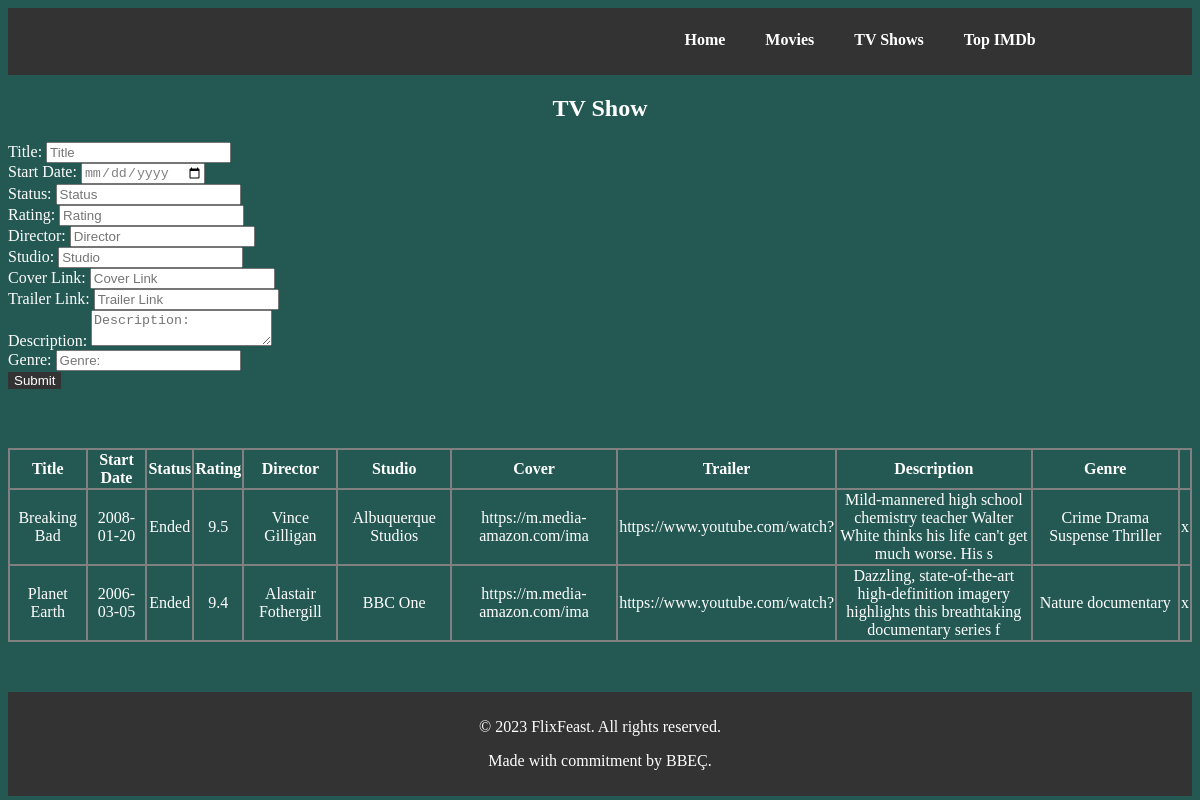
The app's page /addShow.php with its own data.
### tables this page shows
CREATE TABLE `tvshows` (
  `ID` int(11) NOT NULL,
  `Title` varchar(50) DEFAULT NULL,
  `StartDate` date DEFAULT NULL,
  `Status` varchar(15) DEFAULT NULL,
  `Rating` double DEFAULT NULL,
  `Director` varchar(40) DEFAULT NULL,
  `Studio` varchar(40) DEFAULT NULL,
  `Cover` varchar(300) DEFAULT NULL,
  `Trailer` varchar(300) DEFAULT NULL,
  `Description` varchar(1000) DEFAULT NULL,
  `Genre` varchar(300) DEFAULT NULL,
  `Type` varchar(300) NOT NULL DEFAULT 'tvshow'
);

### addShow.php (the view, shortened to what this page needs)
<!DOCTYPE html>
<html lang="en">
<head>
</head>
<body style="background-color: #245953;">
	<header>
		<nav>
			<ul class="nav-links">
				<li><a href="home.php">Home</a></li>
				<li><a href="movies.php">Movies</a></li>
				<li><a href="shows.php">TV Shows</a></li>
				<li><a href="imdb.php">Top IMDb</a></li>
			</ul>
		</nav>
	</header>
	<div class="container">
		<div class="row justify-content-center mt-5">
			<div class="col-md-6">
				<form id="show-add" method="post">
                    <h2>TV Show</h2>
					<label for="title">Title:</label>
                    <input class="form-control" type="text" id="title" placeholder="Title" name="title"><br>
                    <label for="startdate">Start Date:</label>
                    <input class="form-control" type="date" id="startdate" placeholder="Start Date" name="startdate"><br>
                    <label for="status">Status:</label>
                    <input class="form-control" type="text" id="status" placeholder="Status" name="status"><br>
                    <label for="rating">Rating:</label>
                    <input class="form-control" type="text" id="rating" placeholder="Rating" name="rating"><br>
                    <label for="director">Director:</label>
                    <input class="form-control" type="text" id="director" placeholder="Director" name="director"><br>
                    <label for="studio">Studio:</label>
                    <input class="form-control" type="text" id="studio" placeholder="Studio" name="studio"><br>
                    <label for="cover">Cover Link:</label>
                    <input class="form-control" type="text" id="cover" placeholder="Cover Link" name="cover"><br>
                    <label for="trailer">Trailer Link:</label>
                    <input class="form-control" type="text" id="trailer" placeholder="Trailer Link" name="trailer"><br>
					<label for="description">Description:</label>
                    <textarea class="form-control" id="description" placeholder="Description:" name="description" style="color:black;" maxlength="1000"></textarea><br>
					<label for="genre">Genre:</label>
                    <input class="form-control" type="text" id="genre" placeholder="Genre:" name="genre"><br>
                    <input class="form-control submit" type="submit" value="Submit" name="show_submit">
				</form>
			</div>
		</div>
	</div>
    <?php
        $db_host = 'localhost';
        $db_user = 'root';
        $db_pass = 'root';
        $db_name = 'moviedb';
        $conn = mysqli_connect($db_host, $db_user, $db_pass, $db_name,3307);
        echo '<table>
				<tr>
					<th>Title</th>
					<th>Start Date</th>
                    <th>Status</th>
					<th>Rating</th>
					<th>Director</th>
					<th>Studio</th>
                    <th>Cover</th>
					<th>Trailer</th>
					<th>Description</th>
					<th>Genre</th>
					<th> </th>
				</tr>';
		$sql = "SELECT * FROM `tvshows`";
		$result = mysqli_query( $conn, $sql);
				while( $row = mysqli_fetch_array($result) ){
					echo '
				  			<tr>
								<td><a href= "editDetails.php?detailsID='.$row['ID'].'&type=Show&mode=info">'.$row['Title'].'</a></td>
								<td>'.$row['StartDate'].'</td>
                                <td>'.$row['Status'].'</td>
								<td>'.$row['Rating'].'</td>
								<td>'.$row['Director'].'</td>
								<td>'.$row['Studio'].'</td>
                                <td>'.substr($row['Cover'],0,30).'</td>
								<td>'.substr($row['Trailer'],0,30).'</td>
								<td>'.substr($row['Description'],0,100).'</td>
								<td>'.$row['Genre'].'</td>
								<td><a href="addShow.php?removeID='.$row['ID'].'&mode=remove">x</a></td>
				  			</tr>
						';
				}
		echo '</table>';
        ?>
    <footer>
		<p>&copy; 2023 FlixFeast. All rights reserved.</p>
		<p>Made with commitment by BBEÇ.</p>
	</footer>
</body>
</html>

### addShow.php (style rules this page uses)
footer { background-color: #333; color: #fff; padding: 10px; margin-top: 50px; text-align: center; }
.nav-links { display: flex; list-style: none; }
ul { margin-top: 13px; }
.nav-links li { margin-right: 20px; }
.nav-links a, a { color: #fff; text-decoration: none; }
ul li a { padding: 8px 10px; border-radius: 5px; font-weight: 700; }
* { color: white; }
input { color: grey; }
header { background-color: #333; color: #fff; padding: 10px; }
nav { display: flex; justify-content: space-between; align-items: center; margin: 0 10%; }
.submit { color: white; background-color: #333; border: none; }
h2 { display: flex; justify-content: center; }
td { word-wrap: break-word; max-width: 300px; color:; text-align: center; }
table, th, td { border: 2px solid grey; border-collapse: collapse; }
table { margin-top: 5%; }

### records on screen
tvshows: Title "Breaking Bad", StartDate "2008-01-20", Status "Ended", Rating "9.5", Director "Vince Gilligan", Studio "Albuquerque Studios", Cover "https://m.media-amazon.com/ima", Trailer "https://www.youtube.com/watch?", Description "Mild-mannered high school chemistry teacher Walter White thinks his life can't get much worse. His s", Genre "Crime Drama Suspense Thriller"
tvshows: Title "Planet Earth", StartDate "2006-03-05", Status "Ended", Rating "9.4", Director "Alastair Fothergill", Studio "BBC One", Cover "https://m.media-amazon.com/ima", Trailer "https://www.youtube.com/watch?", Description "Dazzling, state-of-the-art high-definition imagery highlights this breathtaking documentary series f", Genre "Nature documentary"
